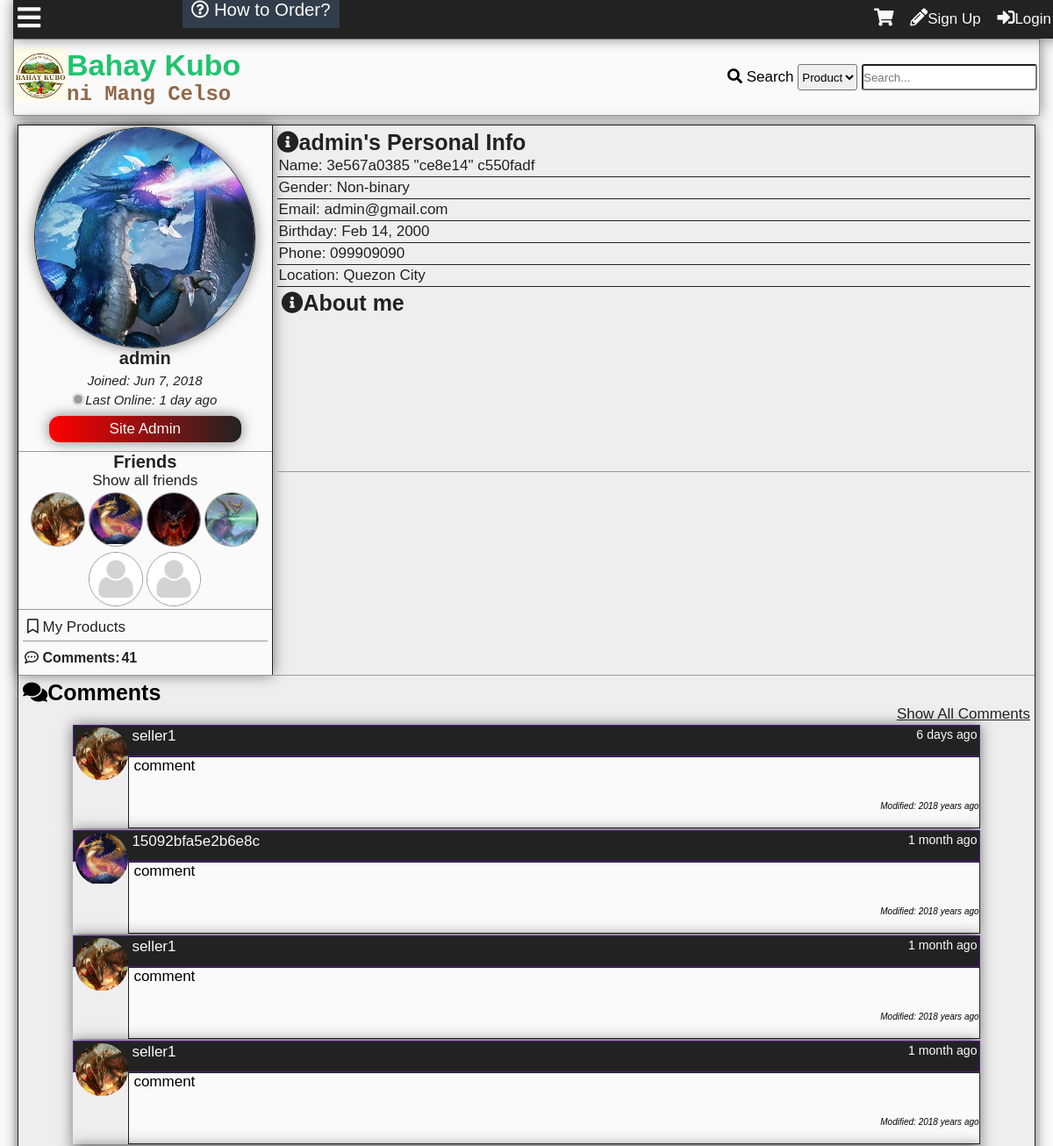
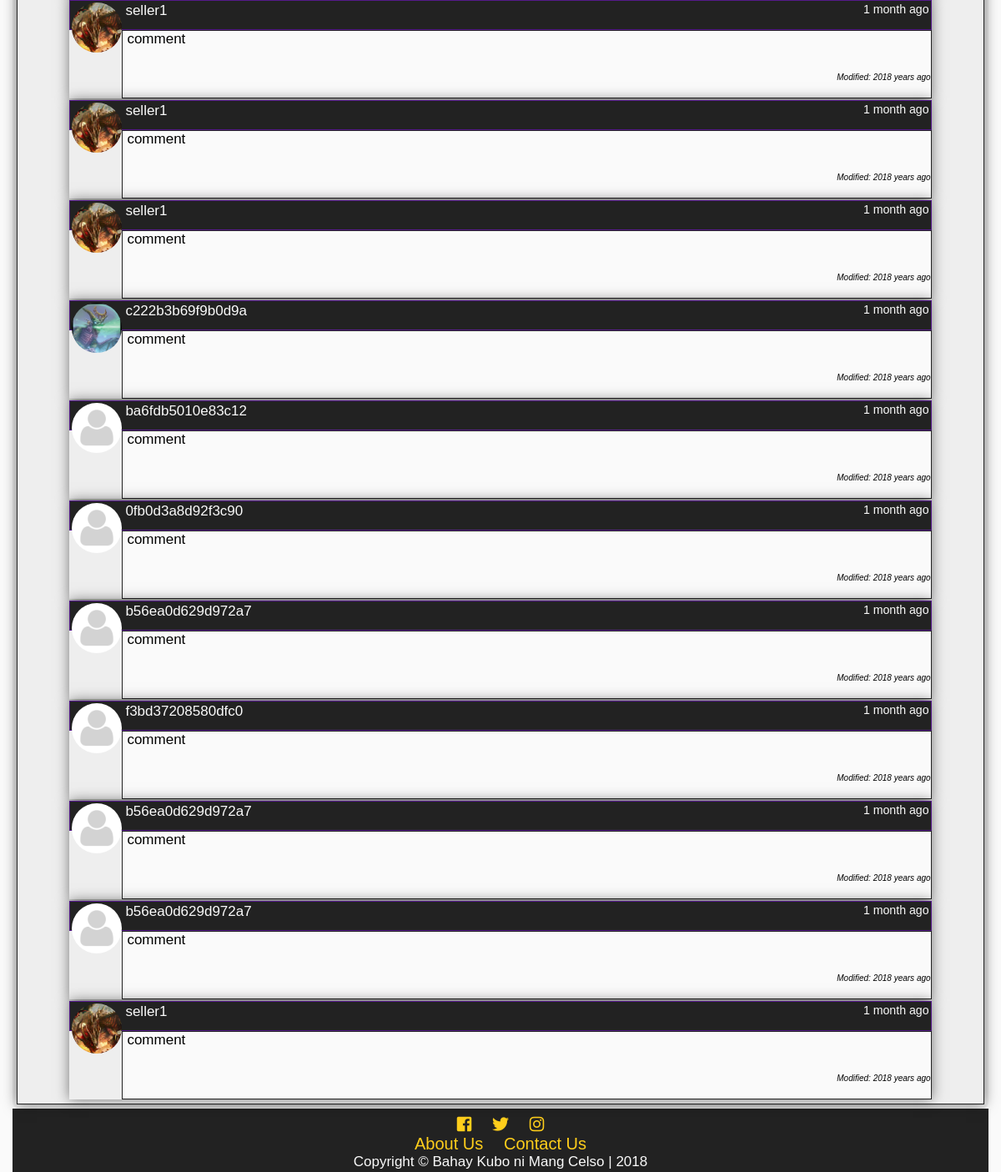
/profile.php?id=1, run on an earlier commit of the app's database (2 pictures, top to bottom).
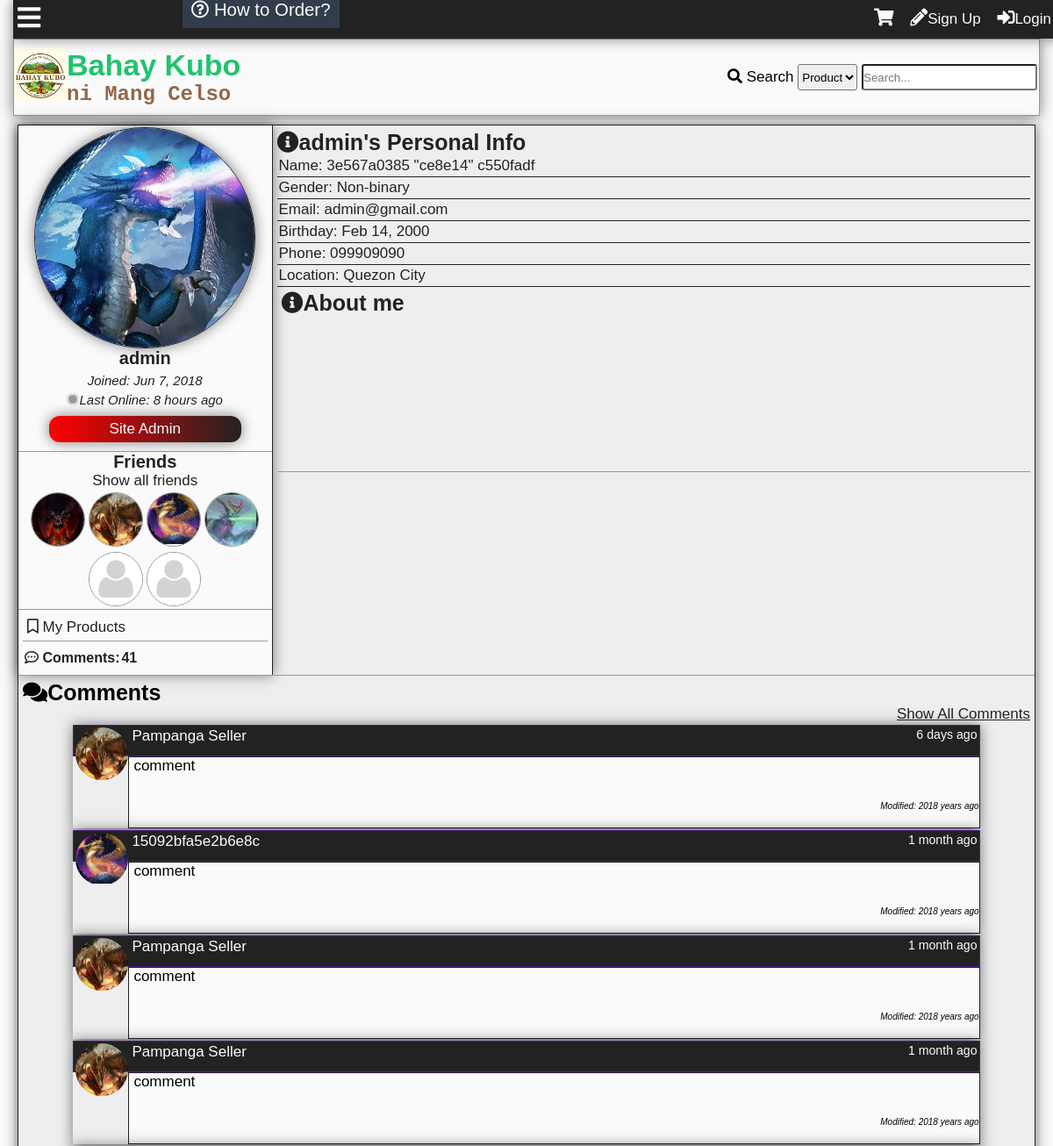
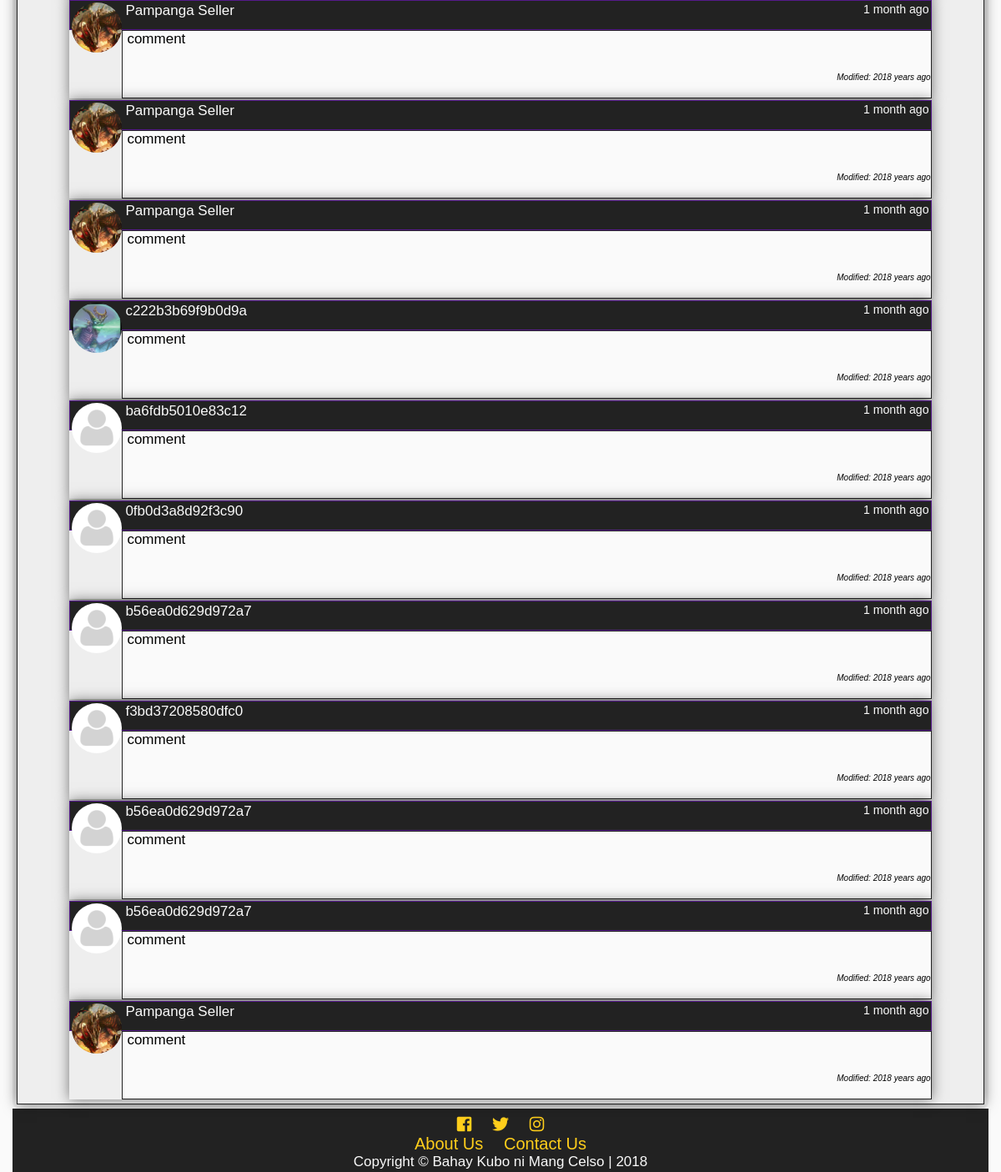
And on a later commit of the database (2 pictures, top to bottom).
### tables this page shows
CREATE TABLE `tbluser` (
  `userid` int(11) NOT NULL,
  `username` varchar(100) NOT NULL,
  `password` varchar(100) NOT NULL,
  `firstname` varchar(100) NOT NULL,
  `middlename` varchar(100) NOT NULL,
  `lastname` varchar(100) NOT NULL,
  `birthday` varchar(20) NOT NULL,
  `datecreated` timestamp NOT NULL DEFAULT '0000-00-00 00:00:00',
  `email` varchar(100) NOT NULL,
  `phone` varchar(100) NOT NULL,
  `location` varchar(255) NOT NULL,
  `usertypeid` int(11) NOT NULL,
  `access` int(11) NOT NULL,
  `imgpath` varchar(200) NOT NULL,
  `bio` text NOT NULL,
  `is_show_email` tinyint(1) NOT NULL,
  `gender` int(11) NOT NULL,
  `lastupdate` timestamp NOT NULL DEFAULT '0000-00-00 00:00:00',
  `lastonline` timestamp NOT NULL DEFAULT '0000-00-00 00:00:00',
  `profileviews` int(11) NOT NULL
);

CREATE TABLE `tblfriend` (
  `friendid` int(11) NOT NULL,
  `user1` int(11) NOT NULL,
  `user2` int(11) NOT NULL,
  `accepted` int(11) NOT NULL,
  `friendsince` date DEFAULT NULL
);

CREATE TABLE `tblcomment` (
  `commentid` int(11) NOT NULL,
  `userid` int(11) NOT NULL,
  `receiver` int(11) NOT NULL,
  `comment` text NOT NULL,
  `dateposted` datetime NOT NULL DEFAULT '0000-00-00 00:00:00',
  `modified` timestamp NULL DEFAULT NULL ON UPDATE CURRENT_TIMESTAMP
);

### profile.php (the view, shortened to what this page needs)
<?php
	include'functions.php';
	require_once'connection.php';
	if(isset($_GET['id'])){
		$id = $_GET['id'];
		$sql="SELECT userid,username,firstname,middlename,lastname,birthday,datecreated,email,phone,location,usertypeid,imgpath,bio,is_show_email,gender,lastonline,profileviews FROM tbluser WHERE userid='$id'";
		$result=$conn->query($sql);
		$rows=$result->fetch_object();
		$id=$rows->userid;
		$user=$rows->username;
		$firstname=$rows->firstname;
		$lastname=$rows->lastname;
		$datecreated=date("M j, Y", strtotime($rows->datecreated));
		$email=$rows->email;
		$usertype=$rows->usertypeid;
		$email_access=$rows->is_show_email;
		$online=$rows->lastonline;
		$time=time();
		$middlename=$rows->middlename;
		if($rows->birthday==0){
			$birthday='';
		}else{
			$birthday=date("M j, Y", strtotime($rows->birthday));
		}
		$phone=$rows->phone;
		$location=$rows->location;
		$image=$rows->imgpath;
		$gender=$rows->gender;
	}
?>
<!DOCTYPE html>
<html lang="en">
<head>
    <link rel="stylesheet" href="css/style.css">
  	<link rel="stylesheet" href="css/fontawesome-all.css">
</head>
<body onscroll="scrollOpacity()">
	<div class="main-container">
	<?php
		addheader();
	?>
		<div class="other-content">
			<div class="user-grid">
				<div class="left-grid">
					<div class="profile-pic-wrap">
						<?php
							if($image){
								$image= '<img src="'.$image.'"/>';
							}else if(!$image){
								$image='<img src="img/default.png" />';
							}
							echo $image;
						?>
					</div>
					<div class="user-header">
						<?php
							echo'<h1>
							'.$user.'
							</h1>
							<h3>Joined: '.$datecreated.'</h3>';
							if($time-strtotime($online)< 300){
								echo'<h5><font color="green"><div class="online"></div>Online</font></h5>';
							} else{
								echo'<h3><div class="offline"></div>Last Online: '.time_elapsed_string($online).'</h3>';
							}
							if($usertype==1){
								echo'<p id="user-default">User</p>';
							}else if ($usertype==2){
								echo'<p id="user-bot">Bot</p>';
							}else if ($usertype==3){
								echo'<p id="user-seller">Seller</p>';
							}else if ($usertype==4){
								echo'<p id="user-siteadmin">Site Admin</p>';
							}
						?>
					</div>
					<div class="friends">
						<h1>Friends</h1>
						<a href="profilefriends.php?id=<?php echo $id; ?>"><p id="showallfr">Show all friends</p></a>
<?php
$sql="SELECT tbluser.userid,user1,user2,username,imgpath FROM tblfriend
LEFT JOIN tbluser
	ON userid=user1 or userid=user2
 WHERE (user1='$id' or user2='$id') AND accepted=2 AND userid!='$id'
 ORDER BY lastonline DESC LIMIT 12";
$result=$conn->query($sql);
while($rows=$result->fetch_object()){
$userid=$rows->userid;
$username=$rows->username;
$imgpath=$rows->imgpath;
if($imgpath==''){
	$imgpath='img/default.png';
}
	echo'<div class="friends-tn">
			<a title="'.$username.'" href="profile.php?id='.$userid.'"><img src="'.$imgpath.'"></a>
		</div>';
}
?>
					</div>
					<div class="dashboard">
						<ul>
						<?php
if($usertype==3 or $usertype==4){
echo'<li><a href="myproducts.php?id='.$id.'"><i class="far fa-bookmark"></i> My Products</a></li>';
}
						echo'</ul>
						<table id="profilestats">';
						$sql="SELECT commentid FROM tblcomment WHERE userid = '$id'";
						$result=$conn->query($sql);
						$count = $result->num_rows;
						$sql="SELECT commentannid FROM tblcommentann WHERE userid = '$id'";
						$result=$conn->query($sql);
						$count2 = $result->num_rows;
						$total = $count + $count2;
						echo'<tr>
						<th><i class="far fa-comment-dots"></i> Comments:</th>
						<th>'.number_format($total).'</th>
						</tr>';
						echo'</table>';
						?>
					</div>
				</div>
				<div class="right-grid">
					<div class="user-info">
						<?php
							echo'<h1><i class="fas fa-info-circle"></i>'.$user.'\'s Personal Info</h1>
							<ul>';
							if($middlename==''){
								echo'<li>Name: '.$firstname.' '.$lastname.'</li>';
							}else{
								echo'<li>Name: '.$firstname.' "'.$middlename.'" '.$lastname.'</li>';
							}
							if($gender==1){
								echo'<li>Gender: Male </li>';
							} else if ($gender==2){
								echo'<li>Gender: Female </li>';
							} else if($gender==3){
								echo'<li>Gender: Non-binary </li>';
							}else{
								echo'<li>Gender: </li>';
							}
							if($email_access==0){
								echo'<li>Email:</li>';
							}else{
								echo'<li>Email: '.$email.'</li>';
							}
							echo'<li>Birthday: '.$birthday.'</li>
							<li>Phone: '.$phone.'</li>
							<li>Location: '.nl2br($location).'</li>
							</ul>';
						?>
						<div class="biography">
							<h1><i class="fas fa-info-circle"></i>About me</h1>
							<p>
							</p>
						</div>
					</div>
					</div>
					<div class="comment-grid">
					<div id="profile-comments">
						<h1><i class="fas fa-comments"></i>Comments</h1>
						<p align="right"><a id="allcom" href="profilecomments.php?id=<?php echo $id ?>">Show All Comments</a></p>
<?php
	$sql3="SELECT commentid,tblcomment.userid,username,comment,dateposted,imgpath,modified FROM tblcomment
	LEFT JOIN tbluser
		ON tblcomment.userid = tbluser.userid
	WHERE receiver='$id'
	ORDER BY commentid DESC
	LIMIT 15";
	$result3=$conn->query($sql3);
	while($rows2=$result3->fetch_object()){
		$Cid=$rows2->commentid;
		$Cuid=$rows2->userid;
		$Cuser=$rows2->username;
		$Ccomment=$rows2->comment;
		$dateposted=$rows2->dateposted;
		$Cimg=$rows2->imgpath;
		$modified=$rows2->modified;
		if($Cimg==''){
			$Cimg='img/default.png';
		}
		if($modified==0){
			$modified='';
		}else{
			$modified='<i>Modified: '.time_elapsed_string($modified).'</i>';
		}
		echo'<div id="comment'.$Cid.'" class="comment-box">
		<div class="comment-header">
		<a class="cm-user" href="profile.php?id='.$Cuid.'">
		<div class="comment-tn">
		<img src="'.$Cimg.'">
		</div>
		'.$Cuser.'</a>
		<small>'.time_elapsed_string($dateposted).'</small>
		</div>
		<div class="comment-body">
		<div class="com-container"><p class="comment-cm">'.createlink(nl2br($Ccomment)).'</p>
		</div>
			<p class="modified">'.$modified.'</p>';
		echo'
		</div>
		</div>';
	}
?>
					</div>
				</div>
				</div>
		</div>
		<?php
			addfooter();
		?>
	</div>
</body>
</html>

### functions.php (shortened to what this page needs)
<?php
function addheader(){
	echo'<header id="main-header">
			<div class="grid-header">
				<div class="box1">
					<a href="index.php">
						<div class="logo">
							<img src="img/logo.jpg">
						</div>
						<div id="header-text">
						<h1 id="first-text">Bahay Kubo</h1><br>
							<h2 id="second-text"> ni Mang Celso</h2>
						</div>
					</a>
				</div>
				<div class="box2">';
						search_function();
				echo'</div>
				<div class="modal2">
				</div>
				<div id="search-dropdown">
				</div>
			</div>
		</header>
		<div class="subheader">
			<div class="subgrid">
				<div class="svg">
					<p class="open-slide" onclick="openSlideMenu()">
						<i class="fas fa-bars"></i>
					</p>
				</div>
				<div class="nav">
					<a id="How-to" href="about.php#how-to-order"><i class="far fa-question-circle"></i> How to Order?</a>
				</div>
				<div class="profile-grid">';
						session_button();
				echo'</div>
			</div>
		</div>
	';
}
function addfooter(){
	echo'<footer id="main-footer">
			<div class="container">
				<a target="_blank" title="Like us on Facebook" href="https://www.facebook.com/BahayKuboniMangCelso/?ref=page_internal"><i class="fab fa-facebook-square"></i></a>
				<a target="_blank" title="Follow us on Twitter" href="https://twitter.com/"><i class="fab fa-twitter"></i></a>
				<a target="_blank" title="Follow us on Instagram" href="https://www.instagram.com/?hl=ens"><i class="fab fa-instagram"></i></a>
				<p><a href="about.php">About Us</a>
				<a href="contact.php">Contact Us</a>
				</p>
				<p>Copyright &copy; <span id="company">Bahay Kubo ni Mang Celso</span> | 2018</p>
			</div>
		</footer>';
}
function time_elapsed_string($datetime, $full = false) {
    $now = new DateTime;
    $ago = new DateTime($datetime);
    $diff = $now->diff($ago);
    $string = array(
        'y' => 'year',
        'm' => 'month',
        'd' => 'day',
        'h' => 'hour',
        'i' => 'minute',
        's' => 'second',
    );
    foreach ($string as $k => &$v) {
        if ($diff->$k) {
            $v = $diff->$k . ' ' . $v . ($diff->$k > 1 ? 's' : '');
        } else {
            unset($string[$k]);
        }
    }
    if (!$full) $string = array_slice($string, 0, 1);
    return $string ? implode(', ', $string) . ' ago' : 'just now';
}
function createlink($string){
$url = '~(?:(https?)://([^\s<]+)|(www\.[^\s<]+?\.[^\s<]+))(?<![\.,:])~i';
$string = preg_replace($url, '<a href="$0" target="_blank" title="$0">$0</a>', $string);
return $string;
}
function session_button(){
	$conn = mysqli_connect ("localhost", "root", "", "itsproject");
	echo '<div id="top-total" onclick="showCartPanel()">';
	echo'</div>
	<div id="cart-panel" onmouseleave="hideCartPanel()">
		<h1 onclick="hideCartPanel()" class="close-heading">Shopping Cart <i style="float:right; padding-right:10px" class="fas fa-times"></i></h1>
		<div id="shopping-cart-content"></div>
	</div>
	<i class="fas fa-shopping-cart button" onclick="showCartPanel()"></i>';
	if(isset($_SESSION['id'])){
	$id=$_SESSION['id'];
		$sql="SELECT imgpath FROM tbluser WHERE userid=".$id."";
		$result=$conn->query($sql);
		$row=$result->fetch_object();
		$tn_image=$row->imgpath;
		if($tn_image==''){
			$tn_image='img/default.png';
		}
$sql="SELECT pmid FROM tblpm WHERE receiverid='$id' AND checked=0 GROUP BY senderid";
$result=$conn->query($sql);
$count=$result->num_rows;
		echo'<a class="button" title="Check your messages" href="inbox.php?id='.$_SESSION["id"].'"><i class="far fa-envelope"></i><span id="pmnum">'.$count.'</span></a>';
$sql="SELECT notifid FROM tblnotif
	WHERE receiverid='$id' and checked=0
	";
$result=$conn->query($sql);
$count=$result->num_rows;
		echo'<a class="button" id="notifbtn" title="Check your notifications" onclick="toggleNotif()""><i class="far fa-bell"></i><span id="notifnum">'.$count.'</span></a>
		<a class="button" href=profile.php?id='.$_SESSION['id'].'>
		'.$_SESSION["name"].'\'s Profile<div class="top-tn"><img src="'.$tn_image.'""></div></a>';
		echo'<div id="notifdrop">
		Notifications
		<ul>';
$sql="SELECT notifid,tblnotif.userid,username,imgpath,receiverid,notifdate,notiftype,checked,details,details2 FROM tblnotif
	LEFT JOIN tbluser
		ON tblnotif.userid=tbluser.userid
	WHERE receiverid='$id'
	ORDER BY notifid DESC
	LIMIT 10";
$result=$conn->query($sql);
$count=$result->num_rows;
if($count==0){
	echo'<li>No notifications yet...</li>';
}else{
while($rows=$result->fetch_object())
{
$nid=$rows->notifid;
$uid=$rows->userid;
$uname=$rows->username;
$rid=$rows->receiverid;
$date=time_elapsed_string($rows->notifdate);
$type=$rows->notiftype;
$imgpath=$rows->imgpath;
$uname=$rows->username;
$details=$rows->details;
$details2=$rows->details2;
if(!$imgpath){
	$imgpath='img/default.png';
}
if($type==1){
	echo'<li><div class="comment-tn">
				<img src="'.$imgpath.'">
			</div> <a class="n1" href="profile.php?id='.$uid.'">'.$uname.'</a> <a class="n2" href="profile.php?id='.$_SESSION['id'].'#comment'.$details.'"> has commented on your profile '.$date.'</a></li>';
} else if($type==2){
	if ($details2==1){
	echo'<li><div class="comment-tn">
				<img src="'.$imgpath.'">
			</div>
			 <a class="n1" href="profile.php?id='.$uid.'">'.$uname.'</a> has sent a friend request '.$date.'<br>
		<div id="fr-'.$nid.'"><a class="fr-yes" onclick="friendyes(this)" value="'.$nid.'">Yes</a> <a class="fr-no" onclick="friendno(this)" value="'.$nid.'">No</a>
		</div>
		</li>';
	} else if($details2==2){
		echo'<li><div class="comment-tn">
				<img src="'.$imgpath.'">
			</div>
			 <a class="n1" href="profile.php?id='.$uid.'">'.$uname.'</a> has sent a friend request '.$date.'<br>
		<div id="fr-'.$nid.'">
			Request Accepted
		</div>
		</li>';
	} else if($details2==3){
		echo'<li><div class="comment-tn">
				<img src="'.$imgpath.'">
			</div>
			 <a class="n1" href="profile.php?id='.$uid.'">'.$uname.'</a> has sent a friend request '.$date.'<br>
		<div id="fr-'.$nid.'">
			Request Denied
		</div>
		</li>';
	}
}else if ($type==3){
	echo'<li><i class="fas fa-ban banned"></i> Sorry, your profile picture has been removed.<br>
	Please read the rules and guidelines.</li>';
}else if ($type==4){
	echo'<li> Your order has been <span style="color:green;"><b>approved</b></span><br>'.$date.'.<br>
	Order No. <a class="black" href="search.php?criteria=3&search-text='.$details.'"><b>'.$details.'</a></b></li>';
}else if ($type==5){
	echo'<li> Your order has been <span style="color:red;"><b>rejected</b></span><br>'.$date.'.<br>
	Order No. <a class="black" href="search.php?criteria=3&search-text='.$details.'"><b>'.$details.'</a></b></li>';
}else if ($type==6){
	echo'<li> Your order has been <span style="color:red;"><b>cancelled</b></span><br>'.$date.'.<br>
	Order No. <a class="black" href="search.php?criteria=3&search-text='.$details.'"><b>'.$details.'</a></b></li>';
}else if ($type==7){
	echo'<li> Your order has been <span style="color:green;"><b>completed</b></span><br>'.$date.'.<br>
	Order No. <a class="black" href="search.php?criteria=3&search-text='.$details.'"><b>'.$details.'</a></b></li>';
}else if ($type==8){
	echo'<li> <div class="comment-tn">
				<img src="'.$imgpath.'">
			</div>
			 <a class="n1" href="profile.php?id='.$uid.'">'.$uname.'</a> has place an order '.$date.'.<br>
	Order No. <a class="black" href="search.php?criteria=3&search-text='.$details.'"><b>'.$details.'</b></a></li>';
}
}
}
		echo'<center><a id="seeallnotif" href="notification.php">See all notifications</a></center>
		</ul>
		</div>';
	}else{
		echo'<div id="notifnum"></div><div id="pmnum"></div>
		<a href ="register.php" class="button"><i class="fas fa-pencil-alt"></i></i>Sign Up</a>
		<a id="modalBtn" class="button"><i class="fas fa-sign-in-alt"></i>Login</a>';
	}
}
function search_function(){
	echo'
		<form action="search.php" method="get">
			<i class="fas fa-search"></i>
			<label>Search</label>
			<select name="criteria" id="criteria">
				<option value="1">Product</option>';
			echo'<option value="2">User</option>
			</select>
			<input type="text" onkeyup="searchdropdown()" required name="search-text" placeholder="Search..." id="search-text" autocomplete="off">
		</form>
	';
}

What changed in the data, as far as the page shows it:
changed tbluser "admin": lastonline "1 day ago" → "8 hours ago"
shown differently, row unchanged: tblfriend (number 1 of 6 on the later page): moves up the list
changed through a linked row, tblcomment "6 days ago": userid.username "seller1" → "Pampanga Seller"
changed through a linked row, tblcomment (number 3 of 15 on the later page): userid.username "seller1" → "Pampanga Seller"
changed through a linked row, tblcomment (number 4 of 15 on the later page): userid.username "seller1" → "Pampanga Seller"
changed through a linked row, tblcomment (number 5 of 15 on the later page): userid.username "seller1" → "Pampanga Seller"
changed through a linked row, tblcomment (number 6 of 15 on the later page): userid.username "seller1" → "Pampanga Seller"
changed through a linked row, tblcomment (number 7 of 15 on the later page): userid.username "seller1" → "Pampanga Seller"
changed through a linked row, tblcomment (number 15 of 15 on the later page): userid.username "seller1" → "Pampanga Seller"
